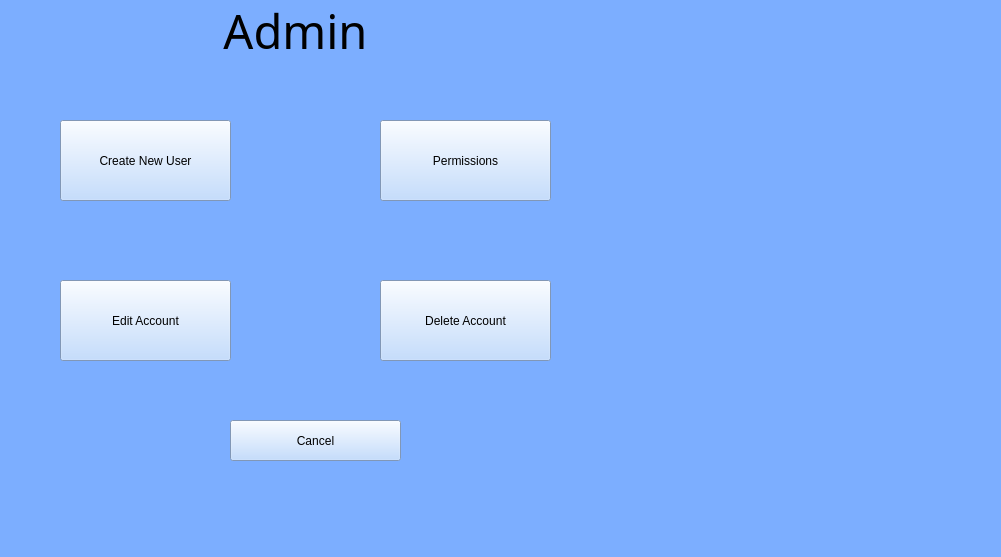
<?xml version="1.0" encoding="UTF-8"?>
<ui version="4.0">
 <class>MainWindow</class>
 <widget class="QMainWindow" name="MainWindow">
  <property name="geometry">
   <rect>
    <x>0</x>
    <y>0</y>
    <width>1001</width>
    <height>557</height>
   </rect>
  </property>
  <property name="sizePolicy">
   <sizepolicy hsizetype="Fixed" vsizetype="Fixed">
    <horstretch>0</horstretch>
    <verstretch>0</verstretch>
   </sizepolicy>
  </property>
  <property name="windowTitle">
   <string>MainWindow</string>
  </property>
  <property name="styleSheet">
   <string notr="true">background-color: rgb(124, 174, 255);
</string>
  </property>
  <widget class="QWidget" name="centralwidget">
   <widget class="QLabel" name="label_3">
    <property name="geometry">
     <rect>
      <x>-30</x>
      <y>0</y>
      <width>651</width>
      <height>61</height>
     </rect>
    </property>
    <property name="sizePolicy">
     <sizepolicy hsizetype="Fixed" vsizetype="Fixed">
      <horstretch>0</horstretch>
      <verstretch>0</verstretch>
     </sizepolicy>
    </property>
    <property name="font">
     <font>
      <family>Perpetua</family>
      <pointsize>35</pointsize>
      <weight>9</weight>
      <italic>false</italic>
      <bold>false</bold>
     </font>
    </property>
    <property name="styleSheet">
     <string notr="true">font: 75 35pt &quot;Perpetua&quot;;</string>
    </property>
    <property name="text">
     <string>Admin</string>
    </property>
    <property name="alignment">
     <set>Qt::AlignCenter</set>
    </property>
    <property name="wordWrap">
     <bool>true</bool>
    </property>
   </widget>
   <widget class="QPushButton" name="NewUser">
    <property name="geometry">
     <rect>
      <x>60</x>
      <y>120</y>
      <width>171</width>
      <height>81</height>
     </rect>
    </property>
    <property name="sizePolicy">
     <sizepolicy hsizetype="Fixed" vsizetype="Fixed">
      <horstretch>0</horstretch>
      <verstretch>0</verstretch>
     </sizepolicy>
    </property>
    <property name="styleSheet">
     <string notr="true">background-color: rgb(180, 212, 255);</string>
    </property>
    <property name="text">
     <string>Create New User</string>
    </property>
   </widget>
   <widget class="QLabel" name="label_4">
    <property name="geometry">
     <rect>
      <x>730</x>
      <y>0</y>
      <width>241</width>
      <height>241</height>
     </rect>
    </property>
    <property name="text">
     <string/>
    </property>
    <property name="textFormat">
     <enum>Qt::RichText</enum>
    </property>
    <property name="pixmap">
     <pixmap resource="../resources/pharm.qrc">:/newPrefix/computer.png</pixmap>
    </property>
    <property name="scaledContents">
     <bool>true</bool>
    </property>
   </widget>
   <widget class="QPushButton" name="EditButton">
    <property name="geometry">
     <rect>
      <x>60</x>
      <y>280</y>
      <width>171</width>
      <height>81</height>
     </rect>
    </property>
    <property name="sizePolicy">
     <sizepolicy hsizetype="Fixed" vsizetype="Fixed">
      <horstretch>0</horstretch>
      <verstretch>0</verstretch>
     </sizepolicy>
    </property>
    <property name="styleSheet">
     <string notr="true">background-color: rgb(180, 212, 255);</string>
    </property>
    <property name="text">
     <string>Edit Account</string>
    </property>
   </widget>
   <widget class="QPushButton" name="Permissions">
    <property name="geometry">
     <rect>
      <x>380</x>
      <y>120</y>
      <width>171</width>
      <height>81</height>
     </rect>
    </property>
    <property name="sizePolicy">
     <sizepolicy hsizetype="Fixed" vsizetype="Fixed">
      <horstretch>0</horstretch>
      <verstretch>0</verstretch>
     </sizepolicy>
    </property>
    <property name="styleSheet">
     <string notr="true">background-color: rgb(180, 212, 255);</string>
    </property>
    <property name="text">
     <string>Permissions</string>
    </property>
   </widget>
   <widget class="QPushButton" name="DeleteButton">
    <property name="geometry">
     <rect>
      <x>380</x>
      <y>280</y>
      <width>171</width>
      <height>81</height>
     </rect>
    </property>
    <property name="sizePolicy">
     <sizepolicy hsizetype="Fixed" vsizetype="Fixed">
      <horstretch>0</horstretch>
      <verstretch>0</verstretch>
     </sizepolicy>
    </property>
    <property name="styleSheet">
     <string notr="true">background-color: rgb(180, 212, 255);</string>
    </property>
    <property name="text">
     <string>Delete Account</string>
    </property>
   </widget>
   <widget class="QPushButton" name="cancelButton">
    <property name="geometry">
     <rect>
      <x>230</x>
      <y>420</y>
      <width>171</width>
      <height>41</height>
     </rect>
    </property>
    <property name="sizePolicy">
     <sizepolicy hsizetype="Fixed" vsizetype="Fixed">
      <horstretch>0</horstretch>
      <verstretch>0</verstretch>
     </sizepolicy>
    </property>
    <property name="styleSheet">
     <string notr="true">background-color: rgb(180, 212, 255);</string>
    </property>
    <property name="text">
     <string>Cancel</string>
    </property>
    <property name="icon">
     <iconset resource="../resources/pharm.qrc">
      <normaloff>:/newPrefix/right.png</normaloff>:/newPrefix/right.png</iconset>
    </property>
    <property name="iconSize">
     <size>
      <width>25</width>
      <height>25</height>
     </size>
    </property>
   </widget>
  </widget>
  <widget class="QMenuBar" name="menubar">
   <property name="geometry">
    <rect>
     <x>0</x>
     <y>0</y>
     <width>1001</width>
     <height>36</height>
    </rect>
   </property>
  </widget>
  <widget class="QStatusBar" name="statusbar"/>
 </widget>
 <resources>
  <include location="../resources/pharm.qrc"/>
 </resources>
 <connections/>
</ui>
